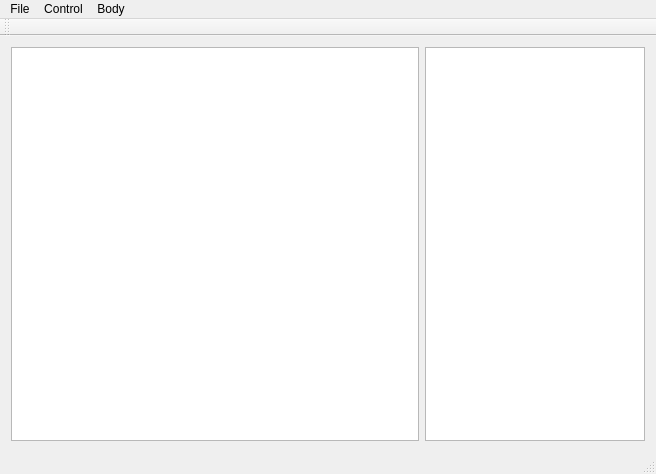
<?xml version="1.0" encoding="UTF-8"?>
<ui version="4.0">
 <class>MarkupWindow</class>
 <widget class="QMainWindow" name="MarkupWindow">
  <property name="geometry">
   <rect>
    <x>0</x>
    <y>0</y>
    <width>656</width>
    <height>474</height>
   </rect>
  </property>
  <property name="windowTitle">
   <string>Markup tool</string>
  </property>
  <widget class="QWidget" name="centralWidget">
   <layout class="QHBoxLayout" name="horizontalLayout">
    <item>
     <widget class="MarkupView" name="graphicsView">
      <property name="cursor" stdset="0">
       <cursorShape>CrossCursor</cursorShape>
      </property>
      <property name="dragMode">
       <enum>QGraphicsView::NoDrag</enum>
      </property>
      <property name="transformationAnchor">
       <enum>QGraphicsView::AnchorUnderMouse</enum>
      </property>
     </widget>
    </item>
    <item>
     <widget class="QListWidget" name="listWidget">
      <property name="maximumSize">
       <size>
        <width>220</width>
        <height>16777215</height>
       </size>
      </property>
      <property name="acceptDrops">
       <bool>false</bool>
      </property>
      <property name="tabKeyNavigation">
       <bool>false</bool>
      </property>
      <property name="dragEnabled">
       <bool>false</bool>
      </property>
      <property name="dragDropOverwriteMode">
       <bool>false</bool>
      </property>
      <property name="alternatingRowColors">
       <bool>true</bool>
      </property>
     </widget>
    </item>
   </layout>
  </widget>
  <widget class="QMenuBar" name="menuBar">
   <property name="geometry">
    <rect>
     <x>0</x>
     <y>0</y>
     <width>656</width>
     <height>25</height>
    </rect>
   </property>
   <widget class="QMenu" name="menuFile">
    <property name="title">
     <string>File</string>
    </property>
    <addaction name="actionLoad_images"/>
    <addaction name="actionSave_JSON"/>
    <addaction name="actionSave_shape"/>
    <addaction name="actionClear"/>
    <addaction name="actionClear_all"/>
   </widget>
   <widget class="QMenu" name="menuControl">
    <property name="title">
     <string>Control</string>
    </property>
    <addaction name="actionNext"/>
    <addaction name="actionPast"/>
   </widget>
   <widget class="QMenu" name="menuBlocks">
    <property name="title">
     <string>Body</string>
    </property>
    <addaction name="actionLeft_Eye"/>
    <addaction name="actionRight_Eye"/>
    <addaction name="actionMouth"/>
   </widget>
   <addaction name="menuFile"/>
   <addaction name="menuControl"/>
   <addaction name="menuBlocks"/>
  </widget>
  <widget class="QToolBar" name="mainToolBar">
   <attribute name="toolBarArea">
    <enum>TopToolBarArea</enum>
   </attribute>
   <attribute name="toolBarBreak">
    <bool>false</bool>
   </attribute>
  </widget>
  <widget class="QStatusBar" name="statusBar"/>
  <action name="actionLoad_images">
   <property name="text">
    <string>Load images</string>
   </property>
  </action>
  <action name="actionSave_JSON">
   <property name="text">
    <string>Load shape</string>
   </property>
  </action>
  <action name="actionSave_shape">
   <property name="text">
    <string>Save shape</string>
   </property>
  </action>
  <action name="actionClear_all">
   <property name="text">
    <string>Clear all</string>
   </property>
  </action>
  <action name="actionNext">
   <property name="text">
    <string>Next</string>
   </property>
   <property name="shortcut">
    <string>Right</string>
   </property>
  </action>
  <action name="actionPast">
   <property name="text">
    <string>Past</string>
   </property>
   <property name="shortcut">
    <string>Left</string>
   </property>
  </action>
  <action name="actionLeft_Eye">
   <property name="checkable">
    <bool>false</bool>
   </property>
   <property name="text">
    <string>Left Eye</string>
   </property>
  </action>
  <action name="actionRight_Eye">
   <property name="checkable">
    <bool>false</bool>
   </property>
   <property name="text">
    <string>Right Eye</string>
   </property>
  </action>
  <action name="actionMouth">
   <property name="checkable">
    <bool>false</bool>
   </property>
   <property name="text">
    <string>Mouth</string>
   </property>
  </action>
  <action name="actionClear">
   <property name="text">
    <string>Clear</string>
   </property>
  </action>
 </widget>
 <layoutdefault spacing="6" margin="11"/>
 <customwidgets>
  <customwidget>
   <class>MarkupView</class>
   <extends>QGraphicsView</extends>
   <header>markupview.h</header>
  </customwidget>
 </customwidgets>
 <resources/>
 <connections/>
</ui>
